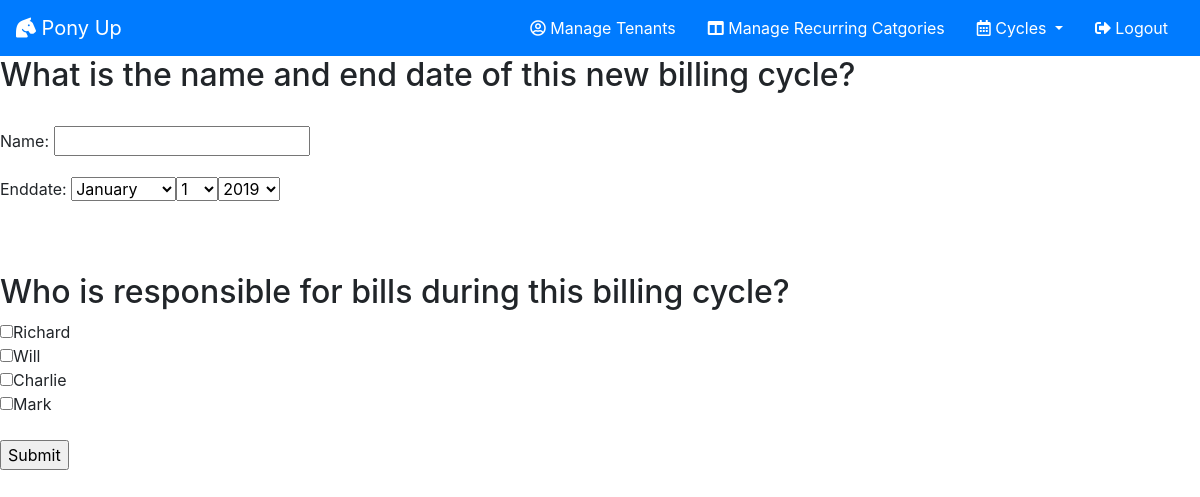
Page /newCycleForm/ (signed in) on the earlier database version.
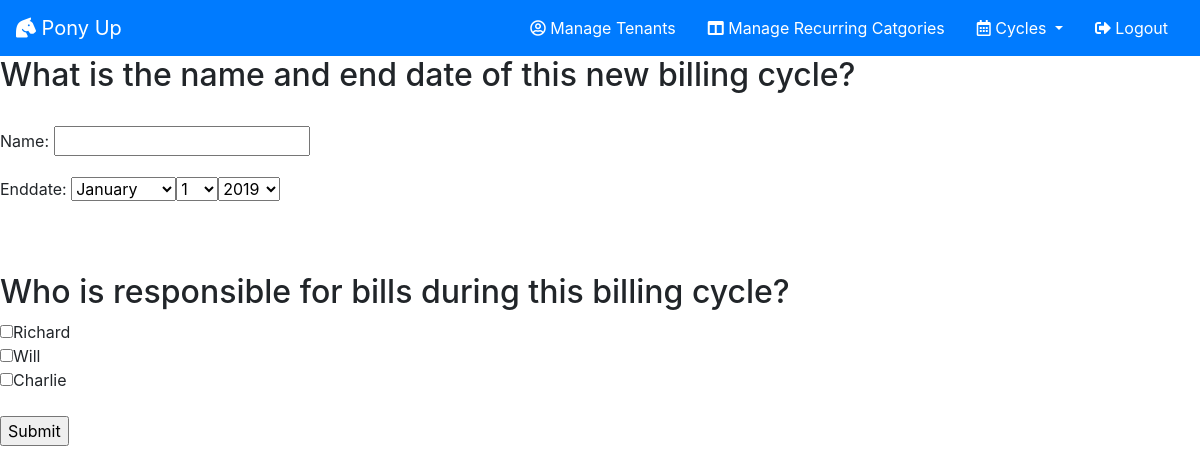
Same page on the later database version.
### cycles/models.py (models this page shows, shortened)
class Tenant(models.Model):
    name =  models.CharField(max_length=100)
    income = models.DecimalField(max_digits=9, decimal_places=2)
    manager = models.ForeignKey(User, on_delete=models.CASCADE)
    deletedOn = models.DateField(default=None, null=True)
    cycle = models.ManyToManyField("Cycle", through='tenantCycle')

### cycles/views/cyclelist.py (the view)
# urls.py: path("newCycleForm/", views.newCycleForm, name="newCycleForm"),
def newCycleForm(request):
    cycle_form = CycleForm()
    managerId = request.user.id
    tenants = Tenant.objects.filter(deletedOn=None, manager_id=managerId)
    context = {'cycle_form': cycle_form.as_p(), 'tenants': tenants}
    return render(request, 'cycles/newCycleForm.html', context)

### cycles/templates/cycles/newCycleForm.html (shortened to what this page needs)
{% extends "cycles/index.html" %}
{% block content %}
<form id="" method="post" action="{% url 'cycles:newCycle' %}">
    <h2>What is the name and end date of this new billing cycle?</h2><br>
    {{ cycle_form }}
    <br><br>
    <h2>Who is responsible for bills during this billing cycle?</h2>
    {% for tenant in tenants %}
    <input type="checkbox" name="tenant[]" value="{{ tenant.id }}">{{ tenant.name }}<br>
    {% endfor %}
    <br>
    <input type="submit">
</form>
{% endblock %}

Differences in the rows shown:
no longer on this page (row edited): Tenant: name "Mark"
